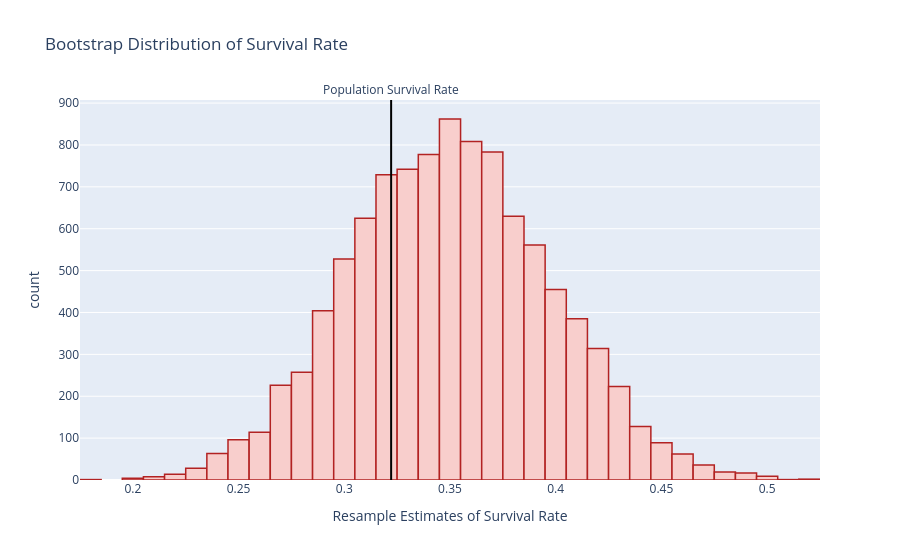

The cell this chart's notebook holds for it:
### Markdown cell above
Next we visualize the bootstrap estimates of the survival rate.

### Code cell
# Visualize the 10,000 sample estimates
resample_surv_rates = pd.Series(resample_surv_rates)
fig = px.histogram(resample_surv_rates,
                   title = "Bootstrap Distribution of Survival Rate",
                   labels = {"value":"Resample Estimates of Survival Rate"},
                   height = 550)

fig.update_traces(showlegend = False,
                  marker_color = "#F8CECC", 
                  marker_line_color = "firebrick",
                  marker_line_width = 1.5)

pop_surv_rate = titanic["survived"].value_counts(normalize = True).loc["yes"]
fig.add_vline(x = pop_surv_rate,
              line_width=2,            
              line_dash="solid",       
              line_color="black",         
              annotation_text="Population Survival Rate",      
              annotation_position="top")

### Figure 1 — Plotly figure (JSON) as saved in the notebook; plotly's stock layout.template omitted (floating-point values rounded to 4 significant figures; data arrays with more than 128 entries replaced by an {"elided": "..."} marker saying what was removed)
{"data": [{"alignmentgroup": "True", "bingroup": "x", "hovertemplate": "variable=0<br>Resample Estimates of Survival Rate=%{x}<br>count=%{y}<extra></extra>", "legendgroup": "0", "marker": {"color": "#F8CECC", "line": {"color": "firebrick", "width": 1.5}, "pattern": {"shape": ""}}, "name": "0", "offsetgroup": "0", "orientation": "v", "showlegend": false, "type": "histogram", "x": {"elided": "10000 float values"}, "xaxis": "x", "yaxis": "y"}], "layout": {"annotations": [{"showarrow": false, "text": "Population Survival Rate", "x": 0.3222, "xanchor": "center", "xref": "x", "y": 1, "yanchor": "bottom", "yref": "y domain"}], "autosize": true, "barmode": "relative", "legend": {"title": {"text": "variable"}, "tracegroupgap": 0}, "shapes": [{"line": {"color": "black", "dash": "solid", "width": 2}, "type": "line", "x0": 0.3222, "x1": 0.3222, "xref": "x", "y0": 0, "y1": 1, "yref": "y domain"}], "title": {"text": "Bootstrap Distribution of Survival Rate"}, "xaxis": {"anchor": "y", "autorange": true, "domain": [0, 1], "range": [0.175, 0.525], "title": {"text": "Resample Estimates of Survival Rate"}, "type": "linear"}, "yaxis": {"anchor": "x", "autorange": true, "domain": [0, 1], "range": [0, 907.4], "title": {"text": "count"}}}}
